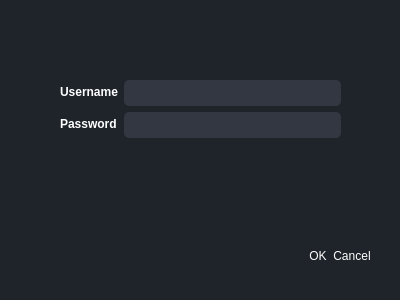
<?xml version="1.0" encoding="UTF-8"?>
<ui version="4.0">
 <class>LoginDialog</class>
 <widget class="QDialog" name="LoginDialog">
  <property name="geometry">
   <rect>
    <x>0</x>
    <y>0</y>
    <width>400</width>
    <height>300</height>
   </rect>
  </property>
  <property name="windowTitle">
   <string>Login - Smart Ambulance Agency</string>
  </property>
  <property name="windowIcon">
   <iconset resource="rsc.qrc">
    <normaloff>:/rsc/img/ambulance_trans_white.png</normaloff>:/rsc/img/ambulance_trans_white.png</iconset>
  </property>
  <property name="styleSheet">
   <string notr="true">*{
        border: none ;
        background-color: transparent ;
        background : transparent ;
        padding:0;
        margin:0 ;
        color : #fff;
	}

        #LoginDialog
        {
        background-color: rgb(31, 35, 42);
        }
QLineEdit {
          background-color: rgb(50, 55, 66);
          border: none;
          border-radius: 5px;
          color: #fff;
          padding: 5px;
          }</string>
  </property>
  <widget class="QDialogButtonBox" name="buttonBox">
   <property name="geometry">
    <rect>
     <x>30</x>
     <y>240</y>
     <width>341</width>
     <height>32</height>
    </rect>
   </property>
   <property name="orientation">
    <enum>Qt::Horizontal</enum>
   </property>
   <property name="standardButtons">
    <set>QDialogButtonBox::Cancel|QDialogButtonBox::Ok</set>
   </property>
  </widget>
  <widget class="QWidget" name="formLayoutWidget">
   <property name="geometry">
    <rect>
     <x>60</x>
     <y>80</y>
     <width>281</width>
     <height>81</height>
    </rect>
   </property>
   <layout class="QFormLayout" name="formLayout">
    <item row="0" column="0">
     <widget class="QLabel" name="usernameLabel">
      <property name="font">
       <font>
        <bold>true</bold>
       </font>
      </property>
      <property name="text">
       <string>Username</string>
      </property>
     </widget>
    </item>
    <item row="0" column="1">
     <widget class="QLineEdit" name="usernameLineEdit"/>
    </item>
    <item row="1" column="0">
     <widget class="QLabel" name="passwordLabel">
      <property name="font">
       <font>
        <bold>true</bold>
       </font>
      </property>
      <property name="text">
       <string>Password</string>
      </property>
     </widget>
    </item>
    <item row="1" column="1">
     <widget class="QLineEdit" name="passwordLineEdit">
      <property name="echoMode">
       <enum>QLineEdit::Normal</enum>
      </property>
     </widget>
    </item>
   </layout>
  </widget>
 </widget>
 <resources>
  <include location="rsc.qrc"/>
 </resources>
 <connections>
  <connection>
   <sender>buttonBox</sender>
   <signal>accepted()</signal>
   <receiver>LoginDialog</receiver>
   <slot>accept()</slot>
   <hints>
    <hint type="sourcelabel">
     <x>248</x>
     <y>254</y>
    </hint>
    <hint type="destinationlabel">
     <x>157</x>
     <y>274</y>
    </hint>
   </hints>
  </connection>
  <connection>
   <sender>buttonBox</sender>
   <signal>rejected()</signal>
   <receiver>LoginDialog</receiver>
   <slot>reject()</slot>
   <hints>
    <hint type="sourcelabel">
     <x>316</x>
     <y>260</y>
    </hint>
    <hint type="destinationlabel">
     <x>286</x>
     <y>274</y>
    </hint>
   </hints>
  </connection>
 </connections>
</ui>
